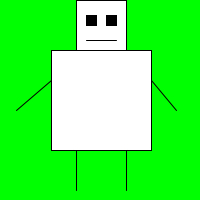
Frame 1 (no input)
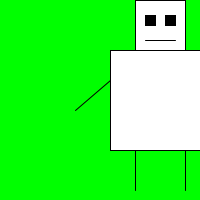
Frame 60 (the mouse pressed at the canvas centre just before this capture)
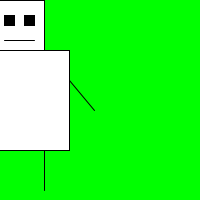
Frame 120 (the mouse held since frame 60 and released just before this capture)

The Processing sketch that drew these frames (run headless with seeded random() and noise(); from frame 60 on, the mouse is pressed at the canvas centre):

// Processing sketch: processing_25105
// ── processing_25105.pde

Zoog myZoog;

void setup() {
  size(200,200); //size of the canvas
  smooth();
  frameRate(50);

  // Initialize Zoog object
  myZoog = new Zoog();
}

void draw() {
  background(0,255,0);
  // Operate Zoog object.
  myZoog.move();
  myZoog.display();
}

class Zoog {

  color c;
  float xpos;
  float ypos;
  float xspeed;

  Zoog() {
    c = color(255);
    xpos = width/2;
    ypos = height/2;
    xspeed = 1;
  }

  void display() {
    // The Zoog is just a square
    rectMode(CENTER);
    fill(c);
    rect(xpos,ypos,100,100); //body
    rect(xpos,ypos-75,50,50); //head
    line(xpos-15,ypos-60,xpos+15,ypos-60); //mouth
    fill(0);
    rect(xpos-10,ypos-80,10,10); //left eye
    rect(xpos+10,ypos-80,10,10); //right eye
    line(xpos-85,ypos+10,xpos-50,ypos-20); //left arm
    line(xpos+75,ypos+10,xpos+50,ypos-20); //right arm
    line(xpos-25,ypos+50,xpos-25,ypos+90); //left leg
    line(xpos+25,ypos+50,xpos+25,ypos+90); //right leg
  }

  void move() {
    xpos = xpos + xspeed; //makes body move
    if (xpos > width) {
      xpos = 0;
    }
  }
}
